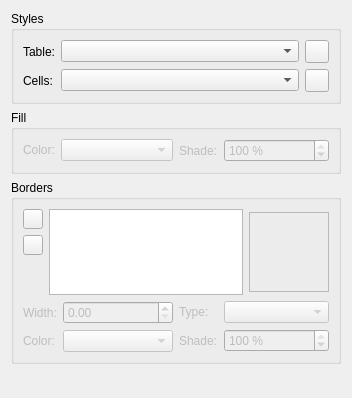
<?xml version="1.0" encoding="UTF-8"?>
<ui version="4.0">
 <class>PropertiesPalette_TableBase</class>
 <widget class="QWidget" name="PropertiesPalette_TableBase">
  <property name="geometry">
   <rect>
    <x>0</x>
    <y>0</y>
    <width>352</width>
    <height>398</height>
   </rect>
  </property>
  <property name="windowTitle">
   <string notr="true">Form</string>
  </property>
  <layout class="QVBoxLayout" name="verticalLayout_2">
   <item>
    <widget class="QGroupBox" name="groupBox">
     <property name="title">
      <string>Styles</string>
     </property>
     <layout class="QGridLayout" name="gridLayout">
      <item row="0" column="0">
       <widget class="QLabel" name="labelTable">
        <property name="text">
         <string>Table:</string>
        </property>
       </widget>
      </item>
      <item row="0" column="1">
       <widget class="TableStyleComboBox" name="tableStyleCombo">
        <property name="sizePolicy">
         <sizepolicy hsizetype="Expanding" vsizetype="Fixed">
          <horstretch>0</horstretch>
          <verstretch>0</verstretch>
         </sizepolicy>
        </property>
        <property name="toolTip">
         <string>Table style of currently selected table</string>
        </property>
       </widget>
      </item>
      <item row="0" column="2">
       <widget class="QToolButton" name="buttonClearTableStyle">
        <property name="toolTip">
         <string>Remove Direct Table Formatting</string>
        </property>
        <property name="text">
         <string/>
        </property>
        <property name="iconSize">
         <size>
          <width>16</width>
          <height>16</height>
         </size>
        </property>
       </widget>
      </item>
      <item row="1" column="0">
       <widget class="QLabel" name="labelCells">
        <property name="text">
         <string>Cells:</string>
        </property>
       </widget>
      </item>
      <item row="1" column="1">
       <widget class="CellStyleComboBox" name="cellStyleCombo">
        <property name="sizePolicy">
         <sizepolicy hsizetype="Expanding" vsizetype="Fixed">
          <horstretch>0</horstretch>
          <verstretch>0</verstretch>
         </sizepolicy>
        </property>
        <property name="toolTip">
         <string>Cell style of currently selected cell</string>
        </property>
       </widget>
      </item>
      <item row="1" column="2">
       <widget class="QToolButton" name="buttonClearCellStyle">
        <property name="toolTip">
         <string>Remove Direct Cell Formatting</string>
        </property>
        <property name="text">
         <string/>
        </property>
        <property name="iconSize">
         <size>
          <width>16</width>
          <height>16</height>
         </size>
        </property>
       </widget>
      </item>
     </layout>
    </widget>
   </item>
   <item>
    <widget class="QGroupBox" name="fillLayout">
     <property name="title">
      <string>Fill</string>
     </property>
     <layout class="QVBoxLayout" name="verticalLayout_3">
      <item>
       <layout class="QHBoxLayout" name="fillLayout1" stretch="0,0">
        <item>
         <layout class="QFormLayout" name="fillLayout1_1">
          <item row="0" column="0">
           <widget class="QLabel" name="fillColorLabel">
            <property name="enabled">
             <bool>false</bool>
            </property>
            <property name="text">
             <string>Color:</string>
            </property>
           </widget>
          </item>
          <item row="0" column="1">
           <widget class="ColorCombo" name="fillColor">
            <property name="enabled">
             <bool>false</bool>
            </property>
            <property name="sizePolicy">
             <sizepolicy hsizetype="MinimumExpanding" vsizetype="Fixed">
              <horstretch>0</horstretch>
              <verstretch>0</verstretch>
             </sizepolicy>
            </property>
            <property name="minimumSize">
             <size>
              <width>100</width>
              <height>0</height>
             </size>
            </property>
           </widget>
          </item>
         </layout>
        </item>
        <item>
         <layout class="QFormLayout" name="fillLayout1_2">
          <item row="0" column="0">
           <widget class="QLabel" name="fillShadeLabel">
            <property name="enabled">
             <bool>false</bool>
            </property>
            <property name="text">
             <string>Shade:</string>
            </property>
           </widget>
          </item>
          <item row="0" column="1">
           <widget class="ScrSpinBox" name="fillShade">
            <property name="enabled">
             <bool>false</bool>
            </property>
            <property name="sizePolicy">
             <sizepolicy hsizetype="MinimumExpanding" vsizetype="Fixed">
              <horstretch>0</horstretch>
              <verstretch>0</verstretch>
             </sizepolicy>
            </property>
            <property name="minimumSize">
             <size>
              <width>100</width>
              <height>0</height>
             </size>
            </property>
            <property name="suffix">
             <string> %</string>
            </property>
            <property name="decimals">
             <number>0</number>
            </property>
            <property name="maximum">
             <double>100.000000000000000</double>
            </property>
            <property name="value">
             <double>100.000000000000000</double>
            </property>
           </widget>
          </item>
         </layout>
        </item>
       </layout>
      </item>
     </layout>
    </widget>
   </item>
   <item>
    <widget class="QGroupBox" name="bordersLayout">
     <property name="title">
      <string>Borders</string>
     </property>
     <layout class="QVBoxLayout" name="verticalLayout">
      <item>
       <layout class="QHBoxLayout" name="bordesLayout1">
        <item>
         <layout class="QVBoxLayout" name="bordersLayout1_1">
          <item alignment="Qt::AlignTop">
           <widget class="QPushButton" name="addBorderLineButton">
            <property name="enabled">
             <bool>true</bool>
            </property>
            <property name="sizePolicy">
             <sizepolicy hsizetype="Fixed" vsizetype="Fixed">
              <horstretch>0</horstretch>
              <verstretch>0</verstretch>
             </sizepolicy>
            </property>
            <property name="minimumSize">
             <size>
              <width>20</width>
              <height>20</height>
             </size>
            </property>
            <property name="maximumSize">
             <size>
              <width>20</width>
              <height>20</height>
             </size>
            </property>
            <property name="text">
             <string/>
            </property>
           </widget>
          </item>
          <item alignment="Qt::AlignTop">
           <widget class="QPushButton" name="removeBorderLineButton">
            <property name="enabled">
             <bool>true</bool>
            </property>
            <property name="sizePolicy">
             <sizepolicy hsizetype="Fixed" vsizetype="Fixed">
              <horstretch>0</horstretch>
              <verstretch>0</verstretch>
             </sizepolicy>
            </property>
            <property name="minimumSize">
             <size>
              <width>20</width>
              <height>20</height>
             </size>
            </property>
            <property name="maximumSize">
             <size>
              <width>20</width>
              <height>20</height>
             </size>
            </property>
            <property name="text">
             <string/>
            </property>
           </widget>
          </item>
          <item>
           <spacer name="buttonSpacer">
            <property name="orientation">
             <enum>Qt::Vertical</enum>
            </property>
            <property name="sizeType">
             <enum>QSizePolicy::Minimum</enum>
            </property>
            <property name="sizeHint" stdset="0">
             <size>
              <width>20</width>
              <height>40</height>
             </size>
            </property>
           </spacer>
          </item>
         </layout>
        </item>
        <item>
         <widget class="QListWidget" name="borderLineList">
          <property name="enabled">
           <bool>true</bool>
          </property>
          <property name="sizePolicy">
           <sizepolicy hsizetype="Preferred" vsizetype="Minimum">
            <horstretch>0</horstretch>
            <verstretch>0</verstretch>
           </sizepolicy>
          </property>
          <property name="minimumSize">
           <size>
            <width>0</width>
            <height>50</height>
           </size>
          </property>
         </widget>
        </item>
        <item>
         <widget class="TableSideSelector" name="sideSelector">
          <property name="sizePolicy">
           <sizepolicy hsizetype="Fixed" vsizetype="Fixed">
            <horstretch>0</horstretch>
            <verstretch>0</verstretch>
           </sizepolicy>
          </property>
          <property name="minimumSize">
           <size>
            <width>80</width>
            <height>80</height>
           </size>
          </property>
          <property name="frameShape">
           <enum>QFrame::StyledPanel</enum>
          </property>
          <property name="frameShadow">
           <enum>QFrame::Sunken</enum>
          </property>
         </widget>
        </item>
       </layout>
      </item>
      <item>
       <layout class="QHBoxLayout" name="bordersLayout2" stretch="0,0">
        <item>
         <layout class="QFormLayout" name="bordersLayout2_1">
          <property name="fieldGrowthPolicy">
           <enum>QFormLayout::ExpandingFieldsGrow</enum>
          </property>
          <item row="0" column="0">
           <widget class="QLabel" name="borderLineWidthLabel">
            <property name="enabled">
             <bool>false</bool>
            </property>
            <property name="text">
             <string>Width:</string>
            </property>
            <property name="buddy">
             <cstring>borderLineWidth</cstring>
            </property>
           </widget>
          </item>
          <item row="1" column="0">
           <widget class="QLabel" name="borderLineColorLabel">
            <property name="enabled">
             <bool>false</bool>
            </property>
            <property name="text">
             <string>Color:</string>
            </property>
            <property name="buddy">
             <cstring>borderLineColor</cstring>
            </property>
           </widget>
          </item>
          <item row="1" column="1">
           <widget class="ColorCombo" name="borderLineColor">
            <property name="enabled">
             <bool>false</bool>
            </property>
            <property name="sizePolicy">
             <sizepolicy hsizetype="MinimumExpanding" vsizetype="Fixed">
              <horstretch>0</horstretch>
              <verstretch>0</verstretch>
             </sizepolicy>
            </property>
            <property name="minimumSize">
             <size>
              <width>100</width>
              <height>0</height>
             </size>
            </property>
           </widget>
          </item>
          <item row="0" column="1">
           <widget class="ScrSpinBox" name="borderLineWidth">
            <property name="enabled">
             <bool>false</bool>
            </property>
            <property name="sizePolicy">
             <sizepolicy hsizetype="MinimumExpanding" vsizetype="Fixed">
              <horstretch>0</horstretch>
              <verstretch>0</verstretch>
             </sizepolicy>
            </property>
            <property name="minimumSize">
             <size>
              <width>100</width>
              <height>0</height>
             </size>
            </property>
           </widget>
          </item>
         </layout>
        </item>
        <item>
         <layout class="QFormLayout" name="bordersLayout2_2">
          <item row="0" column="0">
           <widget class="QLabel" name="borderLineStyleLabel">
            <property name="enabled">
             <bool>false</bool>
            </property>
            <property name="text">
             <string>Type:</string>
            </property>
            <property name="buddy">
             <cstring>borderLineStyle</cstring>
            </property>
           </widget>
          </item>
          <item row="0" column="1">
           <widget class="LineCombo" name="borderLineStyle">
            <property name="enabled">
             <bool>false</bool>
            </property>
            <property name="sizePolicy">
             <sizepolicy hsizetype="MinimumExpanding" vsizetype="Fixed">
              <horstretch>0</horstretch>
              <verstretch>0</verstretch>
             </sizepolicy>
            </property>
            <property name="minimumSize">
             <size>
              <width>100</width>
              <height>0</height>
             </size>
            </property>
           </widget>
          </item>
          <item row="1" column="0">
           <widget class="QLabel" name="borderLineShadeLabel">
            <property name="enabled">
             <bool>false</bool>
            </property>
            <property name="text">
             <string>Shade:</string>
            </property>
            <property name="buddy">
             <cstring>borderLineShade</cstring>
            </property>
           </widget>
          </item>
          <item row="1" column="1">
           <widget class="ScrSpinBox" name="borderLineShade">
            <property name="enabled">
             <bool>false</bool>
            </property>
            <property name="sizePolicy">
             <sizepolicy hsizetype="MinimumExpanding" vsizetype="Fixed">
              <horstretch>0</horstretch>
              <verstretch>0</verstretch>
             </sizepolicy>
            </property>
            <property name="minimumSize">
             <size>
              <width>100</width>
              <height>0</height>
             </size>
            </property>
            <property name="suffix">
             <string> %</string>
            </property>
            <property name="decimals">
             <number>0</number>
            </property>
            <property name="maximum">
             <double>100.000000000000000</double>
            </property>
            <property name="value">
             <double>100.000000000000000</double>
            </property>
           </widget>
          </item>
         </layout>
        </item>
       </layout>
      </item>
     </layout>
    </widget>
   </item>
   <item>
    <spacer name="verticalSpacer">
     <property name="orientation">
      <enum>Qt::Vertical</enum>
     </property>
     <property name="sizeHint" stdset="0">
      <size>
       <width>20</width>
       <height>40</height>
      </size>
     </property>
    </spacer>
   </item>
  </layout>
 </widget>
 <customwidgets>
  <customwidget>
   <class>ScrSpinBox</class>
   <extends>QDoubleSpinBox</extends>
   <header>ui/scrspinbox.h</header>
  </customwidget>
  <customwidget>
   <class>LineCombo</class>
   <extends>QComboBox</extends>
   <header>ui/linecombo.h</header>
  </customwidget>
  <customwidget>
   <class>TableSideSelector</class>
   <extends>QFrame</extends>
   <header>ui/tablesideselector.h</header>
   <container>1</container>
  </customwidget>
  <customwidget>
   <class>ColorCombo</class>
   <extends>QComboBox</extends>
   <header>ui/colorcombo.h</header>
  </customwidget>
  <customwidget>
   <class>TableStyleComboBox</class>
   <extends>QComboBox</extends>
   <header>ui/stylecombos.h</header>
  </customwidget>
  <customwidget>
   <class>CellStyleComboBox</class>
   <extends>QComboBox</extends>
   <header>ui/stylecombos.h</header>
  </customwidget>
 </customwidgets>
 <resources/>
 <connections/>
</ui>
